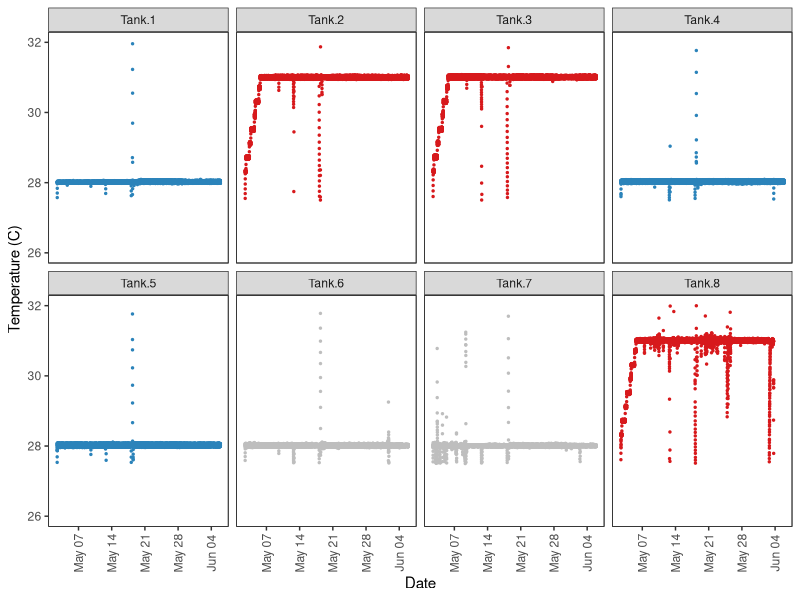
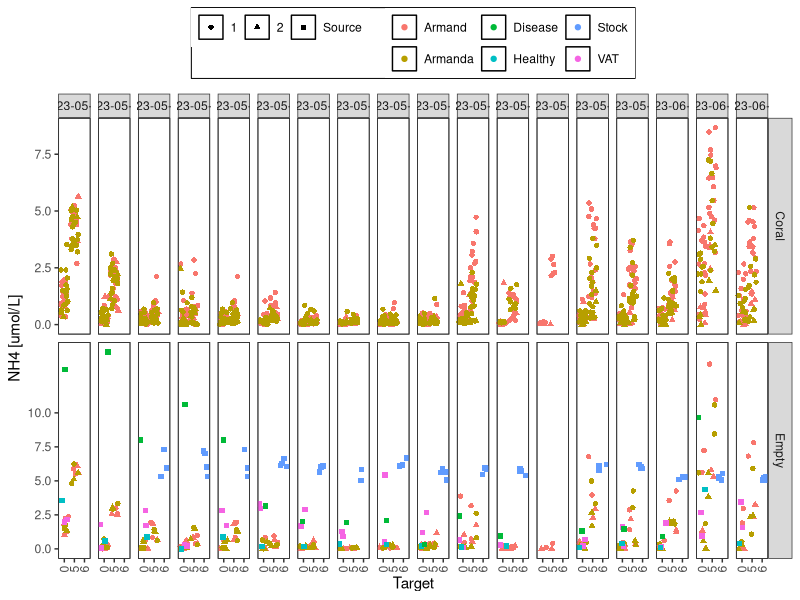
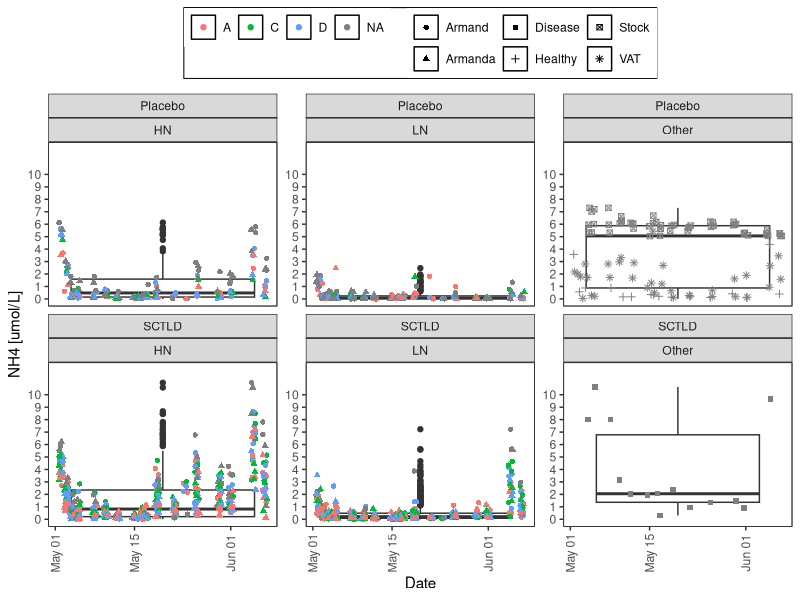
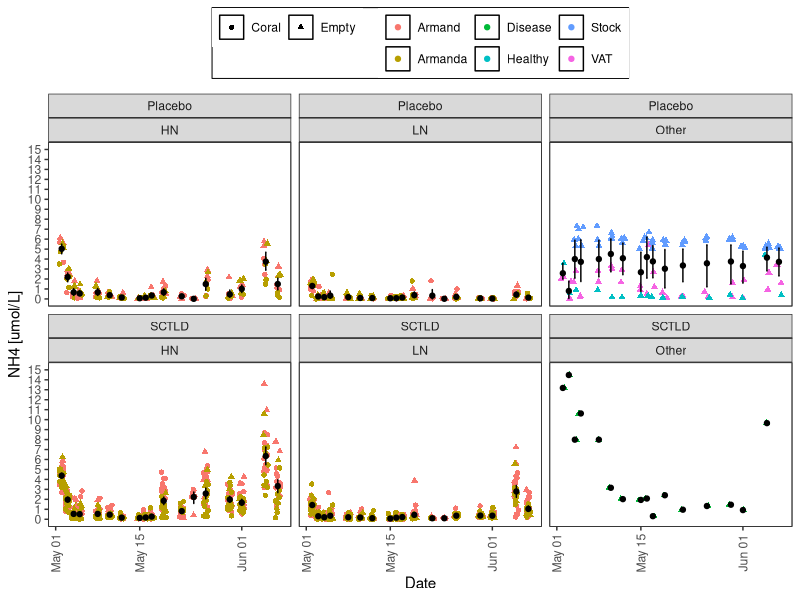
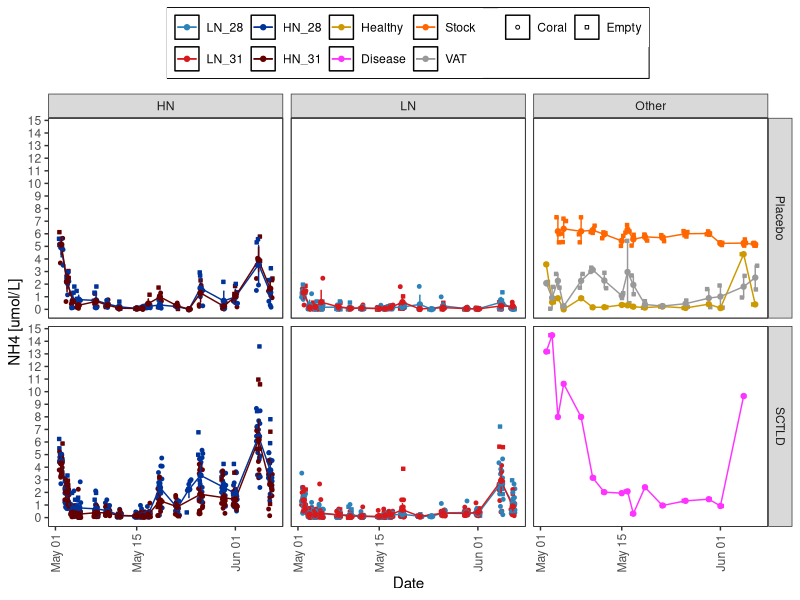
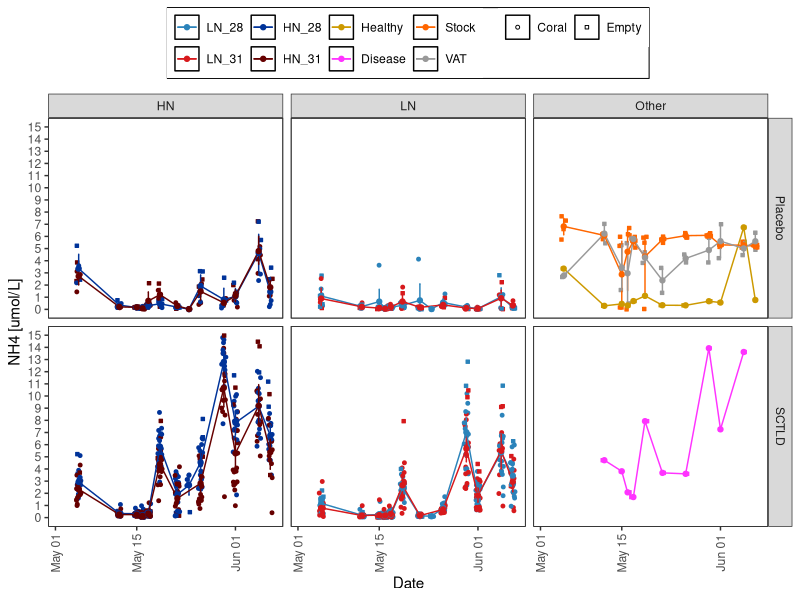
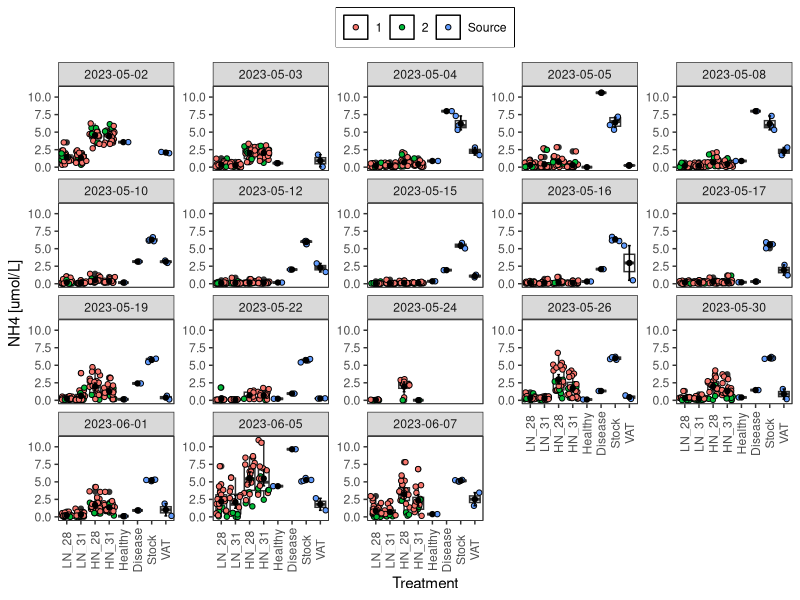

Write R code to recreate these figures, in order. (Note: this script raises an error after producing the figures.)
## ---- chunk 1
knitr::opts_chunk$set(echo = TRUE, warning=FALSE, message=FALSE)
## ---- chunk 2

# Load all libraries and sources required to run the script
    library(tidyverse)
    library(ggthemes)
    library(ggplot2)
    library(plyr)
    library(tidyr)

    library(lme4)
    library(lmerTest)
    library(reshape2)

# Graphs
# Plots
MyTheme<-theme_bw() +  
theme(legend.position="top",
          plot.background=element_blank(),
          axis.text.x = element_text(angle = 90, vjust = 0.5),
          panel.grid.major.y = element_blank(),
          panel.grid.major.x = element_blank(),
          panel.grid.minor.x = element_blank(),
          panel.grid.minor.y = element_blank(),
          legend.box.background = element_rect(),
          legend.title = element_blank(),
          panel.background =element_rect(fill = NA, 
                                         color = "black"))#+
  #guides(fill=guide_legend(nrow=2,byrow=TRUE), shape=guide_legend(nrow=3,byrow=TRUE))

Treat_fill<-scale_fill_manual(values =
                           c("#2b83ba", "#003399",
                             "#d7191c", "#660000"))

Treat_colour<-scale_colour_manual(values =
                           c("#2b83ba", "#003399",
                             "#d7191c", "#660000"))
  
## ---- chunk 3
# Data
    Temp<-read.csv("Data/Temperature.csv", header = TRUE)
    summary(Temp)
    Temp$Time<-as.POSIXct(Temp$Time, format="%m/%d/%Y %H:%M",
                               tz = "America/New_York" )
    
    Temp <- gather(Temp, Tank, Temperature, 
                   Tank.1:Tank.8, factor_key=TRUE)
    #Temp<-Temp[Temp$Tank!="Tank.6",]
    #Temp<-Temp[Temp$Tank!="Tank.7",]
    Temp<-Temp %>% mutate(Group =
                     case_when(Tank == "Tank.1" ~ "Control Temp", 
                               Tank == "Tank.2" ~ "High Temp", 
                               Tank == "Tank.3" ~ "High Temp", 
                               Tank == "Tank.4" ~ "Control Temp",
                               Tank == "Tank.5" ~ "Control Temp", 
                               Tank == "Tank.6" ~ "Donor colony", 
                               Tank == "Tank.7" ~ "Donor colony", 
                               Tank == "Tank.8" ~ "High Temp",))
    Temp<-Temp[Temp$Temperature>27.5,]
    summary(Temp)
## ---- chunk 4
Temperature<- ggplot(Temp, aes (Time, Temperature)) +
  geom_jitter(aes(colour=Group), alpha=1, size=0.5)+
  # stat_summary(fun.data = "mean_cl_boot", 
  #              geom = "errorbar", width = 0.2,  color="black" )+
  # stat_summary(fun=mean, geom="point",  color="black") + 

  theme(legend.position = "bottom")+
  scale_y_continuous(limits = c(26, 32),
                      breaks = seq(0,32, 2),  
                      #   expand = c(0.01, 0.01),
                      name=("Temperature (C)")) +
  
    scale_x_datetime(breaks = "7 days",
                      date_labels = "%b %d",
                      limits = c(as.POSIXct("2023-05-02 12:30"),
                                 as.POSIXct("2023-06-06 02:00")),
                      #  expand = c(0.01, 0.01),
                      name=("Date")) +
  # geom_vline(xintercept = as.POSIXct("2023-05-18"),
  #            linetype=3)+
   # geom_vline(xintercept = as.POSIXct("2023-05-13"),
   #           linetype=3)+
  MyTheme + facet_wrap(~Tank, ncol = 4)+
  #facet_wrap(~(fct_rev(Tank)), ncol = 4)+
  scale_colour_manual(
  values = c("#2b83ba",  "gray", "#d7191c"))+
  theme(legend.position = "none")

Temperature
## ---- chunk 5
# Data
    data<-read.csv("Data/Samples.csv", header = TRUE)
    data<-data[data$Sample.ID<1843,]
    summary(data)
    
    data$N<-as.numeric(data$N)
    data$Date<-as.Date(data$Date)
    #data$Time<-as.POSIXct(data$Time)
    data$TimePoint<-factor(data$TP)
    data$Target<-factor(data$Target,
                           levels=c("0", "5", "6"))
    # data$Pump<-factor(data$Pump,
    #                        levels=c("1", "2"))
    
    data<-droplevels(data)
    data$Treatment<-factor(data$Treatment, levels = c ("LN_28", "LN_31", "HN_28", "HN_31",
                                                       "Healthy", "Disease",  "Stock", "VAT"))
    data$Treatment3<-factor(paste(data$Nutrients, 
                                  data$Disease, sep = "_"))
    data<-data[data$Date!="2023-05-18", ]
    summary(data)
## ---- chunk 6
NH4_plot<- ggplot(data, aes (Target, NH4)) +
  #geom_boxplot ()+
  geom_jitter(aes(colour=Arm, shape=Pump), alpha=1)+
  # stat_summary(fun.data = "mean_cl_boot", 
  #              geom = "errorbar", width = 0.2,  color="black" )+
  # stat_summary(fun=mean, geom="point",  color="black") + 
  #geom_point(shape=21)+

 
  theme(legend.position = "bottom")+
  scale_y_continuous(#limits = c(0, 11),
                      breaks = seq(0,12, 2.5),  
                      #   expand = c(0.01, 0.01),
                      name=("NH4 [umol/L]")) +
  # geom_hline(yintercept = 4.1, linetype=2)+
  # geom_hline(yintercept = 0.3, linetype=2)+
  MyTheme +
  facet_grid(Beaker.conditions~Date, scales = "free_y")

NH4_plot
## ---- chunk 7
NH4_2<- ggplot(data, aes (Date, NH4)) +
  geom_boxplot ()+
  geom_jitter(aes(colour=Genotype, shape=Arm), alpha=1)+
  # stat_summary(fun.data = "mean_cl_boot", 
  #              geom = "errorbar", width = 0.2,  color="black" )+
  # stat_summary(fun=mean, geom="point",  color="black") + 
  #geom_point(shape=21)+

  theme(legend.position = "bottom")+
  scale_y_continuous(limits = c(0, 12),
                      breaks = seq(0,10, 1),  
                      #   expand = c(0.01, 0.01),
                      name=("NH4 [umol/L]")) +
  # geom_hline(yintercept = 4.1, linetype=2)+
  # geom_hline(yintercept = 0.3, linetype=2)+
  MyTheme +
  facet_wrap(Disease~Nutrients, scales = "free_y")
NH4_2
## ---- chunk 8
NH4_Arms<- ggplot(data, aes (Date, NH4)) +
  #geom_boxplot ()+
  geom_jitter(aes(colour=Arm, shape=Beaker.conditions), alpha=1)+
  stat_summary(fun.data = "mean_cl_boot", 
                geom = "errorbar", width = 0.2,  color="black" )+
   stat_summary(fun=mean, geom="point",  color="black") + 
  #geom_point(shape=21)+

 
  theme(legend.position = "bottom")+
  scale_y_continuous(limits = c(0, 15),
                      breaks = seq(0,20, 1),  
                      #   expand = c(0.01, 0.01),
                      name=("NH4 [umol/L]")) +
  # geom_hline(yintercept = 4.1, linetype=2)+
  # geom_hline(yintercept = 0.3, linetype=2)+
  MyTheme +
  facet_wrap(Disease~Nutrients)

NH4_Arms
## ---- chunk 9
NH4_Temp<- ggplot(data, aes (Date, NH4, fill=Treatment, colour=Treatment)) +
 
  geom_jitter(aes(colour=Treatment, shape=Beaker.conditions), alpha=1, size =1)+
  #geom_boxplot ()+
  scale_shape_manual(values=c(21, 22))+
  scale_color_manual(values=c("#2b83ba", "#d7191c", "#003399", "#660000",
                              '#CC9900','#FF33FF', '#FF6600', "#999999"))+
  scale_fill_manual(values=c("#2b83ba", "#d7191c", "#003399", "#660000",
                              '#CC9900','#FF33FF', '#FF6600', "#999999"))+
  stat_summary(fun.data = "mean_cl_boot", 
                geom = "errorbar", width = 0.2)+
   stat_summary(fun.data = "mean_cl_boot", 
                geom = "line")+
   stat_summary(fun=mean, geom="point") + 
  #geom_point(shape=21)+
 
  theme(legend.position = "bottom")+
  scale_y_continuous(#limits = c(0, 15),
                      breaks = seq(0,20, 1),  
                      #   expand = c(0.01, 0.01),
                      name=("NH4 [umol/L]")) +
  # geom_hline(yintercept = 4.1, linetype=2)+
  # geom_hline(yintercept = 0.3, linetype=2)+
  MyTheme
  #NH4_Temp+facet_wrap(~Nutrients)
  NH4_Temp+facet_grid(Disease~Nutrients)
## ---- chunk 10
# N_plot<- ggplot(data, aes (Nutrients, N)) +
#   geom_boxplot ()+
#   scale_color_manual(values=c("#2b83ba", "#d7191c", "#003399", "#660000",
#                               '#CC9900','#FF33FF', '#FF6600', "#999999"))+
#   geom_jitter(aes(colour=Treatment, shape=Beaker.conditions), alpha=1)+
#   # stat_summary(fun.data = "mean_cl_boot", 
#   #              geom = "errorbar", width = 0.2,  color="black" )+
#   # stat_summary(fun=mean, geom="point",  color="black") + 
#   #geom_point(shape=21)+
# 
#  
#   theme(legend.position = "bottom")+
#   scale_y_continuous(limits = c(0, 20),
#                       breaks = seq(0,17, 2),
#                       #   expand = c(0.01, 0.01),
#                       name=("DIN [umol/L]")) +
#   # geom_hline(yintercept = 4.1, linetype=2)+
#   # geom_hline(yintercept = 0.3, linetype=2)+
#   MyTheme+ facet_grid(~Date)
# N_plot
## ---- chunk 11
N_Temp<- ggplot(data, aes (Date, N, fill=Treatment, colour=Treatment )) +
 
  geom_jitter(aes(colour=Treatment, shape=Beaker.conditions), alpha=1, size =1)+
  #geom_boxplot ()+
  scale_shape_manual(values=c(21, 22))+
  scale_color_manual(values=c("#2b83ba", "#d7191c", "#003399", "#660000",
                              '#CC9900','#FF33FF', '#FF6600', "#999999"))+
  scale_fill_manual(values=c("#2b83ba", "#d7191c", "#003399", "#660000",
                              '#CC9900','#FF33FF', '#FF6600', "#999999"))+
  stat_summary(fun.data = "mean_cl_boot", 
                geom = "errorbar", width = 0.2)+
   stat_summary(fun.data = "mean_cl_boot", 
                geom = "line")+
   stat_summary(fun=mean, geom="point") + 
 
  theme(legend.position = "bottom")+
  scale_y_continuous(limits = c(0, 15),
                      breaks = seq(0,20, 1),  
                      #   expand = c(0.01, 0.01),
                      name=("NH4 [umol/L]")) +
  # geom_hline(yintercept = 4.1, linetype=2)+
  # geom_hline(yintercept = 0.3, linetype=2)+
  MyTheme
  #N_Temp+facet_wrap(~Nutrients)
N_Temp+facet_grid(Disease~Nutrients)

## ---- chunk 12
Concentrations <- ddply (data, .(Nutrients, Disease, Date),
                         summarise,
                meanNH4 = mean (NH4, na.rm = T), 
                sdNH4 = sd (NH4, na.rm = T))
Concentrations

Concentrations<-Concentrations %>% 
 mutate_if(is.numeric, round, digits=2)

# Concentrations<-reshape(Concentrations, idvar = c("Date"),
#                     timevar = c("Nutrients", "Disease"), direction = "wide")
# #Concentrations$Difference<-Concentrations$meanNH4.5-Concentrations$meanNH4.0
# Concentrations

## ---- chunk 13
NH4<- ggplot(data, aes (Treatment, NH4)) +
  geom_boxplot ()+
  geom_jitter(aes(fill=Pump), alpha=1, shape=21,)+
  stat_summary(fun.data = "mean_cl_boot",geom = "errorbar", width = 0.2,  color="black" )+
  stat_summary(fun=mean, geom="point",  color="black") + 
  #geom_point(shape=21)+

 
  theme(legend.position = "bottom")+
  scale_y_continuous(limits = c(0, 11),
                      breaks = seq(0,10, 2.5),  
                      #   expand = c(0.01, 0.01),
                         name=("NH4 [umol/L]")) +
  MyTheme +
  facet_wrap(~Date, scales = "free_y")

NH4
## ---- chunk 14
Concentrations <- ddply (data, .(Treatment, Date),
                         summarise,
                meanNH4 = mean (NH4, na.rm = T), 
                sdNH4 = sd (NH4, na.rm = T))
Concentrations

Concentrations<-Concentrations %>% 
 mutate_if(is.numeric, round, digits=2)

Concentrations<-reshape(Concentrations, idvar = c("Date"),
                    timevar = "Treatment", direction = "wide")

#Concentrations$Difference<-Concentrations$meanNH4.5-Concentrations$meanNH4.0
Concentrations

## ---- chunk 15
delta_O2<- ggplot(wide.data, aes (Treatment.Exposure, change)) +
  geom_boxplot ()+
  stat_summary(fun.data = "mean_cl_boot",geom = "errorbar", width = 0.2, colour="blue")+
  stat_summary(fun=mean, geom="point", colour="blue") + 
  geom_point(shape=21)+

  geom_point(alpha=0.5, shape=21)+
  theme(legend.position = "bottom")+
  scale_y_continuous(#limits = c(0, 15),
                      #   breaks = seq(0,1,0.2),  
                      #   expand = c(0.01, 0.01),
                         name=("delta O2 [nmol/min]")) +
  MyTheme + geom_abline(slope = 0, intercept = 0)+
  facet_grid(~Species.Exposure)
delta_O2


log_delta_O2<- ggplot(wide.data, aes (Treatment.Exposure, log(change))) +
  geom_boxplot ()+
  stat_summary(fun.data = "mean_cl_boot",geom = "errorbar", width = 0.2, colour="blue")+
  stat_summary(fun=mean, geom="point", colour="blue") + 
  #geom_point(shape=21)+

  geom_point(alpha=0.5, shape=21)+
  theme(legend.position = "bottom")+
  scale_y_continuous(#limits = c(0, 15),
                      #   breaks = seq(0,1,0.2),  
                      #   expand = c(0.01, 0.01),
                         name=("log delta O2 [nmol/min]")) +
  MyTheme + geom_abline(slope = 0, intercept = 0)+
  facet_grid(~Species.Exposure)
log_delta_O2
## ---- chunk 16
## model 1: LMER for both species
  fit1<-lmerTest::lmer(FINAL.MO2..nmol.min. ~Treatment * Timepoint +
                         Species + (1|Core), data=data)
  isSingular(fit1)
  anova(fit1)
  ranova(fit1)
  summary(fit1)
  par(mfrow=c(2,2))
  plot(fit1)
  par(mfrow=c(1,1))
  step(fit1)
  
## model 2: LMER for Past
  fit_Past<-lmerTest::lmer(FINAL.MO2..nmol.min. ~Treatment*Timepoint + (1|Core),
            data=data[data$Species=="Past",])
  isSingular(fit_Past)
  anova(fit_Past)
  ranova(fit_Past)
  summary(fit_Past)
  par(mfrow=c(2,2))
  plot(fit_Past)
  par(mfrow=c(1,1))
  #step(fit_Past)
  
## model 3: LMER for Ssid
  fit_Ssid<-lmerTest::lmer(FINAL.MO2..nmol.min. ~Treatment*Timepoint + (1|Core),
               data=data[data$Species=="Ssid",])
  isSingular(fit_Ssid)
  anova(fit_Ssid)
  ranova(fit_Ssid)
  summary(fit_Ssid)
  plot(fit_Ssid)
  #step(fit_Ssid)
## ---- chunk 17
exposure<-data[data$Timepoint=="Exposure", ]

## model 1: LMER for both species
  fit1<-lmerTest::lmer(log(FINAL.MO2..nmol.min.) ~Treatment +
                         Species + (1|Tank), data=exposure)
  isSingular(fit1)
  anova(fit1)
  ranova(fit1)
  summary(fit1)
  par(mfrow=c(2,2))
  plot(fit1)
  par(mfrow=c(1,1))
  #step(fit1)
  
## model 2: LMER for Past
  fit_Past<-lmerTest::lmer(log(FINAL.MO2..nmol.min.) ~Treatment + (1|Tank),
            data=exposure[exposure$Species=="Past",])
  isSingular(fit_Past)
  anova(fit_Past)
  ranova(fit_Past)
  summary(fit_Past)
  par(mfrow=c(2,2))
  plot(fit_Past)
  par(mfrow=c(1,1))
  #step(fit_Past)
  
## model 3: LMER for Ssid
  fit_Ssid<-lmerTest::lmer(log(FINAL.MO2..nmol.min.) ~Treatment + (1|Tank),
               data=exposure[exposure$Species=="Ssid",])
  isSingular(fit_Ssid)
  anova(fit_Ssid)
  ranova(fit_Ssid)
  summary(fit_Ssid)
  plot(fit_Ssid)
  #step(fit_Ssid)
## ---- chunk 18
exposure<-data[data$Timepoint=="Exposure", ]

## model 1: LMER for both species
  fit1<-lmerTest::lmer(FINAL.MO2..nmol.min. ~Treatment +
                         Species + (1|Tank), data=exposure)
  isSingular(fit1)
  anova(fit1)
  ranova(fit1)
  summary(fit1)
  par(mfrow=c(2,2))
  plot(fit1)
  par(mfrow=c(1,1))
  #step(fit1)
  
## model 2: LMER for Past
  fit_Past<-lmerTest::lmer(FINAL.MO2..nmol.min. ~Treatment + (1|Tank),
            data=exposure[exposure$Species=="Past",])
  isSingular(fit_Past)
  anova(fit_Past)
  ranova(fit_Past)
  summary(fit_Past)
  par(mfrow=c(2,2))
  plot(fit_Past)
  par(mfrow=c(1,1))
  #step(fit_Past)
  
## model 3: LMER for Ssid
  fit_Ssid<-lmerTest::lmer(FINAL.MO2..nmol.min. ~Treatment + (1|Tank),
               data=exposure[exposure$Species=="Ssid",])
  isSingular(fit_Ssid)
  anova(fit_Ssid)
  ranova(fit_Ssid)
  summary(fit_Ssid)
  plot(fit_Ssid)
  #step(fit_Ssid)
## ---- chunk 19
recovery<-data[data$Timepoint=="Recovery", ]

## model 1: LMER for both species
  fit1<-lmerTest::lmer(log(FINAL.MO2..nmol.min.) ~Treatment +
                         Species + (1|Tank), data=recovery)
  isSingular(fit1)
  anova(fit1)
  ranova(fit1)
  summary(fit1)
  par(mfrow=c(2,2))
  plot(fit1)
  par(mfrow=c(1,1))
  #step(fit1)
  
## model 2: LMER for Past
  fit_Past<-lmerTest::lmer(log(FINAL.MO2..nmol.min.) ~Treatment + (1|Tank),
            data=recovery[recovery$Species=="Past",])
  isSingular(fit_Past)
  anova(fit_Past)
  ranova(fit_Past)
  summary(fit_Past)
  par(mfrow=c(2,2))
  plot(fit_Past)
  par(mfrow=c(1,1))
  #step(fit_Past)
  
## model 3: LMER for Ssid
  fit_Ssid<-lmerTest::lmer(log(FINAL.MO2..nmol.min.) ~Treatment + (1|Tank),
               data=recovery[recovery$Species=="Ssid",])
  isSingular(fit_Ssid)
  anova(fit_Ssid)
  ranova(fit_Ssid)
  summary(fit_Ssid)
  plot(fit_Ssid)
  #step(fit_Ssid)
## ---- chunk 20
recovery<-data[data$Timepoint=="Recovery", ]

## model 1: LMER for both species
  fit1<-lmerTest::lmer(FINAL.MO2..nmol.min. ~Treatment +
                         Species + (1|Tank), data=recovery)
  isSingular(fit1)
  anova(fit1)
  ranova(fit1)
  summary(fit1)
  par(mfrow=c(2,2))
  plot(fit1)
  par(mfrow=c(1,1))
  #step(fit1)
  
## model 2: LMER for Past
  fit_Past<-lmerTest::lmer(FINAL.MO2..nmol.min. ~Treatment + (1|Tank),
            data=recovery[recovery$Species=="Past",])
  isSingular(fit_Past)
  anova(fit_Past)
  ranova(fit_Past)
  summary(fit_Past)
  par(mfrow=c(2,2))
  plot(fit_Past)
  par(mfrow=c(1,1))
  #step(fit_Past)
  
## model 3: LMER for Ssid
  fit_Ssid<-lmerTest::lmer(FINAL.MO2..nmol.min. ~Treatment + (1|Tank),
               data=recovery[recovery$Species=="Ssid",])
  isSingular(fit_Ssid)
  anova(fit_Ssid)
  ranova(fit_Ssid)
  summary(fit_Ssid)
  plot(fit_Ssid)
  #step(fit_Ssid)
## ---- chunk 21
## model 1: LMER for both species
  fit1<-lmerTest::lmer(change ~Treatment.Exposure * 
                         Species.Exposure + (1|Tank.Exposure), data=wide.data)
  isSingular(fit1)
  anova(fit1)
  ranova(fit1)
  summary(fit1)
  par(mfrow=c(2,2))
  plot(fit1)
  par(mfrow=c(1,1))
  #step(fit1)
  
## model 2: LMER for Past
  fit_Past<-lmerTest::lmer(change ~Treatment.Exposure + (1|Tank.Exposure),
            data=wide.data[wide.data$Species.Exposure=="Past",])
  isSingular(fit_Past)
  anova(fit_Past)
  ranova(fit_Past)
  summary(fit_Past)
  par(mfrow=c(2,2))
  plot(fit_Past)
  par(mfrow=c(1,1))
  #step(fit_Past)
  
## model 3: LMER for Ssid
  fit_Ssid<-lmerTest::lmer(change ~Treatment.Exposure + (1|Tank.Exposure),
               data=wide.data[wide.data$Species.Exposure=="Ssid",])
  isSingular(fit_Ssid)
  anova(fit_Ssid)
  ranova(fit_Ssid)
  summary(fit_Ssid)
  plot(fit_Ssid)
  #step(fit_Ssid)
## ---- chunk 22
# Pairwise comparisons
  # Day specific comparisons
  # Sw.emmc<-emmeans(fit4, ~Treatment)
  # Sw_groups<-cld(Sw.emmc)
  # Sw_groups
## ---- chunk 23
## model 1: LM for both species
  fit1<-lm(change ~Treatment.Exposure * Species.Exposure,
              data=wide.data)
 
  anova(fit1)
  summary(fit1)
  par(mfrow=c(2,2))
  plot(fit1)
  par(mfrow=c(1,1))
  
## model 2: LM for Past
  fit_Past<-lm(change ~Treatment.Exposure,
              data=wide.data[wide.data$Species.Exposure=="Past",])
  anova(fit_Past)
  summary(fit_Past)
  par(mfrow=c(2,2))
  plot(fit_Past)
  par(mfrow=c(1,1))
  #step(fit_Past)
  
## model 3: LM for Ssid
  fit_Ssid<-lm(change ~Treatment.Exposure,
              data=wide.data[wide.data$Species.Exposure=="Ssid",])
  anova(fit_Ssid)
  summary(fit_Ssid)
  par(mfrow=c(2,2))
  plot(fit_Ssid)
  par(mfrow=c(1,1))
  #step(fit_Ssid)
## ---- chunk 24
## model 1: LMER for both species
  fit1<-lm(log(change) ~Treatment.Exposure * Species.Exposure,
              data=wide.data)
  anova(fit1)
  #ranova(fit1)
  summary(fit1)
  par(mfrow=c(2,2))
  plot(fit1)
  par(mfrow=c(1,1))
  #step(fit1)
  
## model 2: LMER for Past
  fit_Past<-lm(log(change) ~Treatment.Exposure,
              data=wide.data[wide.data$Species.Exposure=="Past",])
  anova(fit_Past)
  summary(fit_Past)
  par(mfrow=c(2,2))
  plot(fit_Past)
  par(mfrow=c(1,1))
  #step(fit_Past)
  
## model 3: LMER for Ssid
  fit_Ssid<-lm(log(change) ~Treatment.Exposure,
              data=wide.data[wide.data$Species.Exposure=="Ssid",])
  anova(fit_Ssid)
  summary(fit_Ssid)
  par(mfrow=c(2,2))
  plot(fit_Ssid)
  par(mfrow=c(1,1))
  #step(fit_Ssid)

# Pairwise comparisons
  # Day specific comparisons
  # Sw.emmc<-emmeans(fit4, ~Treatment)
  # Sw_groups<-cld(Sw.emmc)
  # Sw_groups

## ---- chunk 25
# Creates bibliography 
#knitr::write_bib(c(.packages()), "packages.bib")
